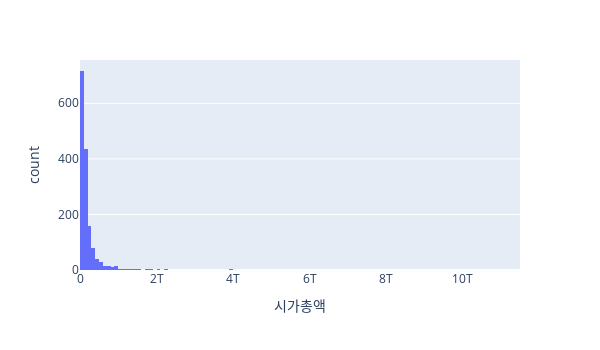

The cell this chart's notebook holds for it:
### Code cell
marketData = pd.read_excel('marketData.xlsx', engine='openpyxl')

def draw_bar(x, y, title=" "):
    fig = px.bar(x=x, y=y, title=title,height=350, width=1000)
    fig.show()  

def draw_hist(x_values, x_label=" "):
    fig = px.histogram(x_values, x=x_label, height=350, width=600)
    fig.show()
    
market = "KOSDAQ"
filtered_companies = marketData[['종목명', '시장구분', 'Sector', '시가총액']]
#KOSPI 시가총액 분포
companies = filtered_companies[filtered_companies['시장구분'] == market].sort_values(by=['시가총액'])
draw_hist(companies['시가총액'], "시가총액")

### Figure 1 — Plotly figure (JSON) as saved in the notebook; plotly's stock layout.template omitted (floating-point values rounded to 4 significant figures; data arrays with more than 128 entries replaced by an {"elided": "..."} marker saying what was removed)
{"data": [{"alignmentgroup": "True", "bingroup": "x", "hovertemplate": "시가총액=%{x}<br>count=%{y}<extra></extra>", "legendgroup": "", "marker": {"color": "#636efa", "pattern": {"shape": ""}}, "name": "", "offsetgroup": "", "orientation": "v", "showlegend": false, "type": "histogram", "x": {"elided": "1554 int values"}, "xaxis": "x", "yaxis": "y"}], "layout": {"barmode": "relative", "height": 350, "legend": {"tracegroupgap": 0}, "margin": {"t": 60}, "width": 600, "xaxis": {"anchor": "y", "domain": [0, 1], "title": {"text": "시가총액"}}, "yaxis": {"anchor": "x", "domain": [0, 1], "title": {"text": "count"}}}}
